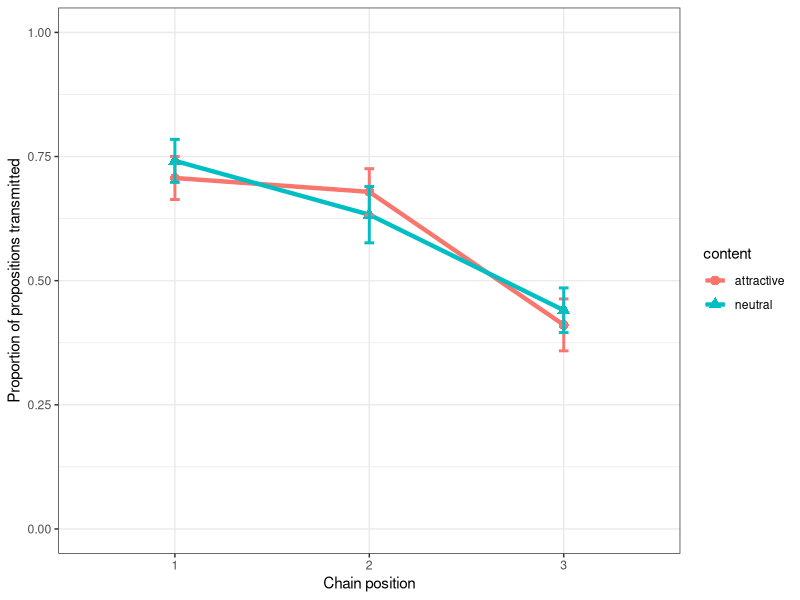

Write R code to recreate this figure.
## ---- chunk 1
knitr::opts_chunk$set(echo = TRUE)
## ---- chunk 2
library(tidyverse)
library(lme4)

# data structure:
negative = tibble(content = factor(rep(rep(c("attractive", "neutral"), each = 30), 3)), 
                  proportion = NA,
                  chain_position = factor(rep(1:3, each = 60)),
                  chain_ID = factor(rep(1:60, 3)))

# simulated data:
negative$proportion[1:60] <- rnorm(60, 0.8, .3)
negative$proportion[61:120] <- rnorm(60, 0.6, .3)
negative$proportion[121:180] <- rnorm(60, 0.4, .3)

# test with difference:
# negative <- negative %>%
#  mutate(proportion = replace(proportion, content=="attractive", proportion + 0.05))

negative <- negative %>%
  mutate(proportion = replace(proportion, proportion > 1, 1)) %>%
  mutate(proportion = replace(proportion, proportion < 0, 0))

# plot the proportion of sentence correctly retained:
negative %>%
  ggplot(aes(x = chain_position, y = proportion, colour = content)) + 
    stat_summary(fun = mean, geom = "line", size = 1.5, aes(group = content, colour = content)) +
    stat_summary(fun = mean, geom = "point", size = 3, aes(shape = content)) + 
    stat_summary(fun.data = mean_se, geom = "errorbar", width = 0.05, size = 1) + 
    theme_bw() + 
    ylim(0,1) +
    labs(x = "Chain position", y = "Proportion of propositions transmitted") 
## ---- chunk 3
no_content_model <- lmer(proportion ~ chain_position + (1|chain_ID), data = negative)
AIC(no_content_model)
content_model <- lmer(proportion ~ content + chain_position + (1|chain_ID), data = negative)
AIC(content_model)
